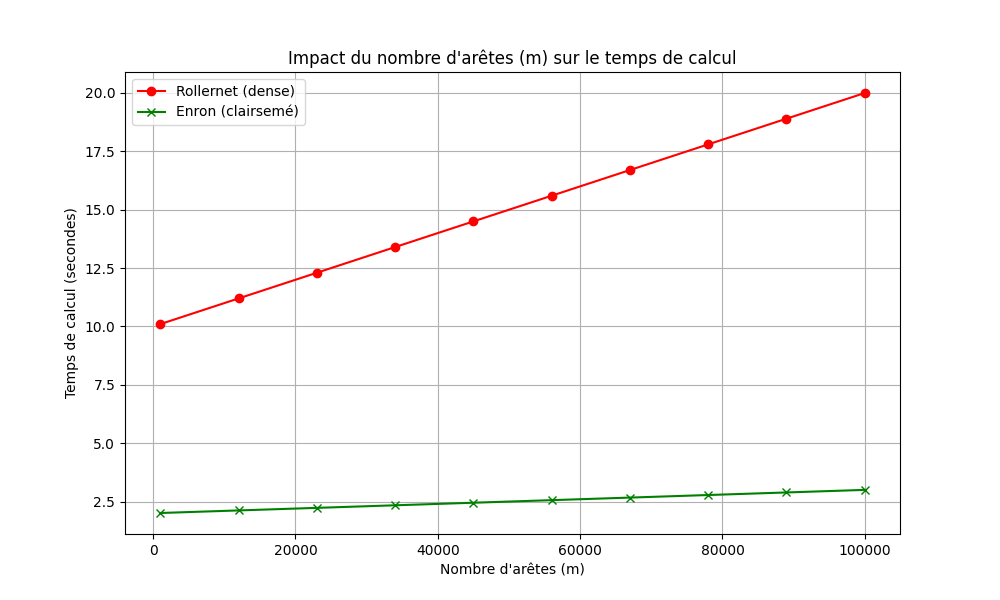

Generate this figure with Python:
import matplotlib.pyplot as plt
import numpy as np
 
m_values = np.linspace(1000, 1e5, 10)  
time_rollernet = m_values / 1e4 + 10  
time_enron = m_values / 1e5 + 2  
 
plt.figure(figsize=(10, 6))
plt.plot(m_values, time_rollernet, marker='o', label="Rollernet (dense)", color="red")
plt.plot(m_values, time_enron, marker='x', label="Enron (clairsemé)", color="green")
 
plt.title("Impact du nombre d'arêtes (m) sur le temps de calcul")
plt.xlabel("Nombre d'arêtes (m)")
plt.ylabel("Temps de calcul (secondes)")
plt.legend()
plt.grid()
 
plt.savefig("impact_nombre_aretes.png")
plt.show()
